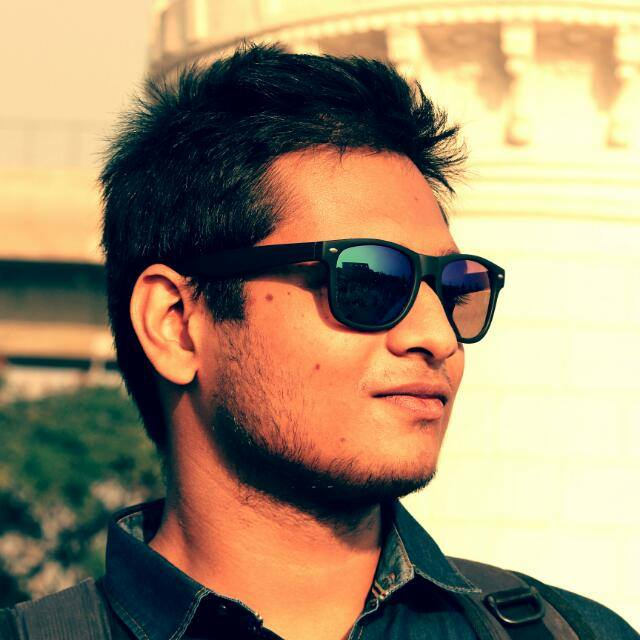
%> input picture 6th_sem/jimut-matlab/mat/Anubhab-codes/jim.jpg, 640 x 640 px
$ octave image_proc_2.m   (GNU Octave 9; MATLAB toolbox functions it lacks are replaced by stand-ins)
%> lines starting %> are read from the running program, lines starting %| are printed output that depends on the picture
%image_proc_2.m : Write a program to split 1 image to 2 images. Split along
%y-axis
clc;
clear all;
close all;
file1=input('\nEnter Input Image file name = ','s');
%> the answer given: jim.jpg
file2=input('Enter Output Image File-1 name = ','s');
%> the answer given: out.png
file3=input('Enter Output Image File-2 name = ','s');
%> the answer given: out.png
x=imread(file1);
%> x is the input picture: size 640x640x3 uint8; mean R, G, B 159.5, 139.5, 110.2
[r,c,d]=size(x);
%> r = 640; c = 640; d = 3
c1=fix(c/2);
%> c1 = 320
y1(1:r,1:c1,1:d)=x(1:r,1:c1,1:d); %copying 50% pixels y-axis wise
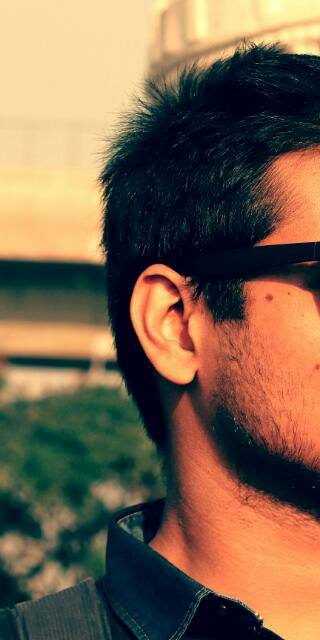
%> y1: size 640x320x3 uint8; mean R, G, B 123.7, 100.6, 78.4
y2(1:r,1:c-c1,1:d)=x(1:r,c1+1:c,1:d); %copying rest 50% pixels y-axis wise
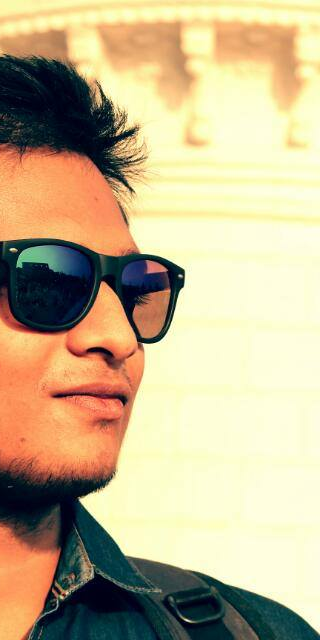
%> y2: size 640x320x3 uint8; mean R, G, B 195.3, 178.4, 142
imwrite(y1,file2);
imwrite(y2,file3);
imshow(y1);
%end
